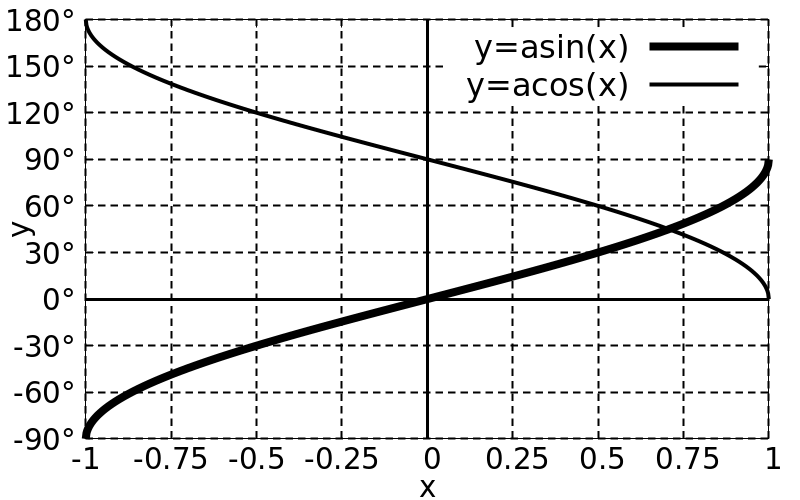

Recreate this plot in gnuplot.
load "template/function-plot.gnuplot"

set key right

set xrange [-1:1]
set yrange [-90:180]

set xtics 0.25
set ytics 30

set format y "%.0f°"

plot \
  asin(x)*180/pi lc 0 lw 8 title "y=asin(x)", \
  acos(x)*180/pi lc 0 lw 4 title "y=acos(x)"
